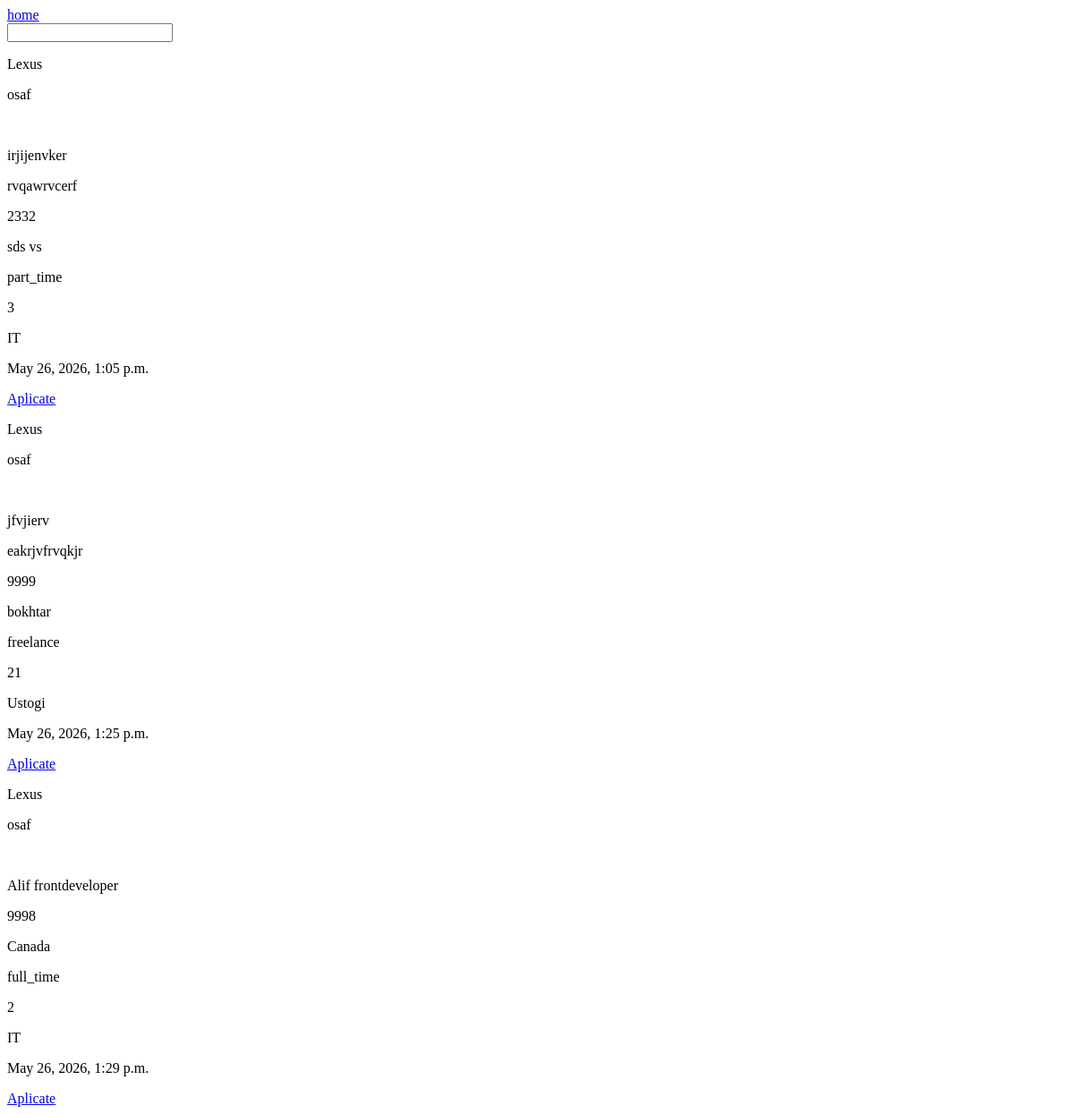
/all_jobs/, run on an earlier commit of the app's database.
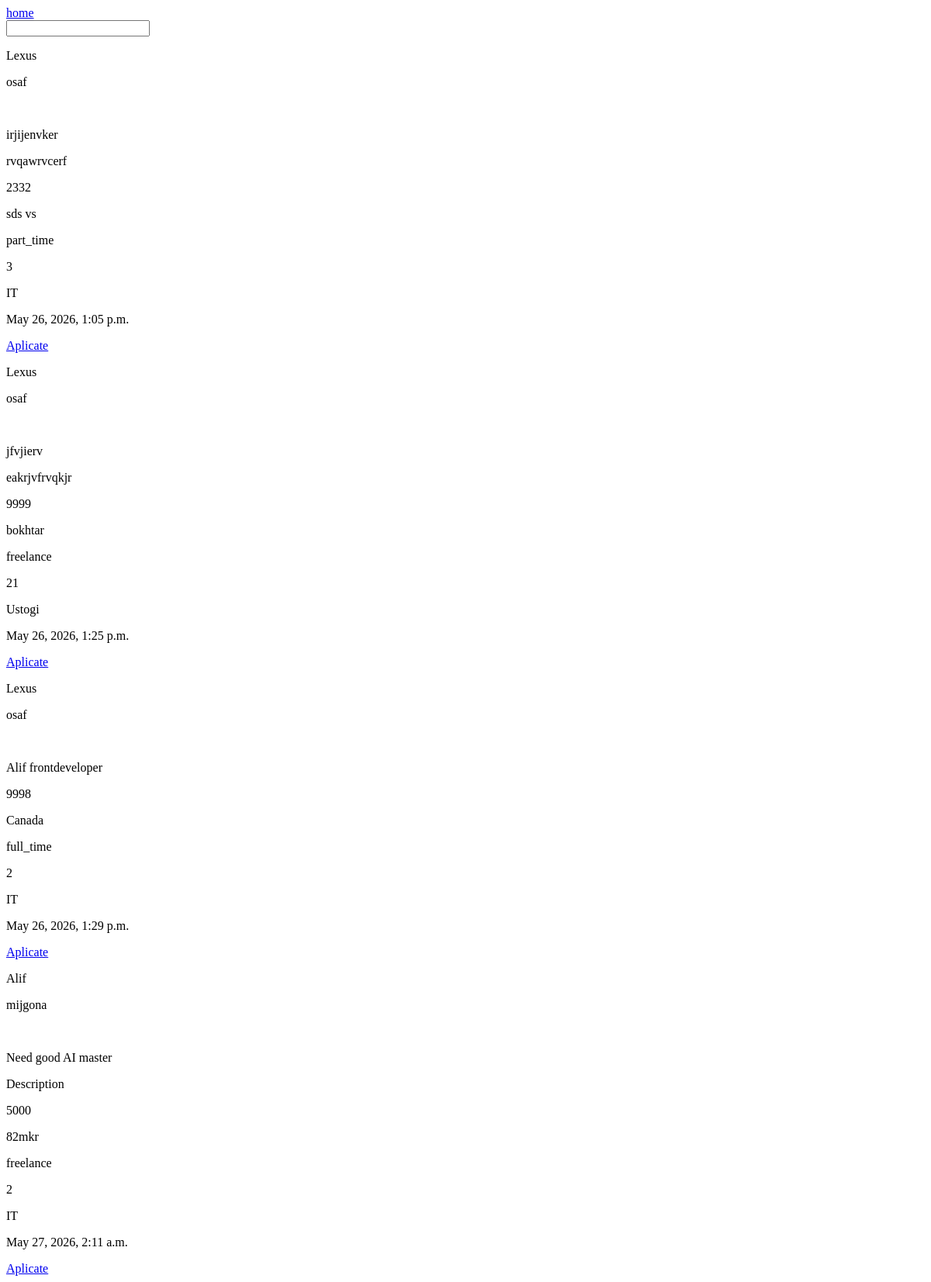
And on a later commit of the database.
### work/models.py (models this page shows, shortened)
class Job(models.Model):
    JOB_TYPE = [
        ('full_time', 'Full time'),
        ('part_time', 'Part time'),
        ('freelance', 'Freelance')
    ]
    company = models.ForeignKey(Emploeer, on_delete=models.CASCADE)
    title = models.CharField(max_length=25)
    description = models.TextField()
    sallary = models.PositiveIntegerField()
    location = models.CharField(max_length=50)
    job_type = models.CharField(max_length=25, choices=JOB_TYPE)
    exp_req = models.PositiveIntegerField()
    category = models.ForeignKey(Category, on_delete=models.CASCADE)
    created_at = models.DateTimeField(auto_now_add=True)

class Emploeer(models.Model):
    user = models.OneToOneField(User, on_delete=models.CASCADE)
    company_name = models.CharField(max_length=50)
    about = models.TextField()
    logo = models.ImageField(upload_to='companylogos/')
    location = models.CharField(max_length=50)
    create_at = models.DateTimeField(auto_now_add=True)
    is_creat = models.BooleanField(default=False, null=True, blank=True)

class Category(models.Model):
    name = models.CharField(max_length=50)

### accounts/models.py (models this page shows, shortened)
class User(AbstractUser):
    role_choice =[
        ('seeker', 'Seeker'),
        ('employer', 'Employer')
    ]
    role = models.CharField(max_length=25, choices=role_choice, null=True, blank=True )
    age = models.PositiveIntegerField(null=True, blank=True)
    phone = models.CharField(max_length=13,null=True, blank=True)
    adress = models.CharField(max_length=30, null=True, blank=True)
    img = models.ImageField(upload_to='users/', default='users/def.jpg',null=True, blank=True)
    create_at = models.DateTimeField(auto_now_add=True)

### work/views.py (the view)
# urls.py: path('all_jobs/', views.all_jobs, name='all_jobs'),
def all_jobs(request):
    j = Job.objects.select_related('company', 'category')
    return render(request, 'work/all_jobs.html', context={'j' : j})

### templates/work/all_jobs.html (shortened to what this page needs)
<!DOCTYPE html>
<html lang="en">
<head>
</head>
<body>
    <a href="{% url 'home' %}">home</a>
    <form action="{% url 'search' %}" method="get">
        <input type="text" name="q">
    </form>
    {% for i in j %}
        <p>{{i.company.company_name}}</p>
        <p>{{i.company.user.username}}</p>
        <p>{{i.title}}</p>
        <p>{{i.description}}</p>
        <p>{{i.sallary}}</p>
        <p>{{i.location}}</p>
        <p>{{i.job_type}}</p>
        <p>{{i.exp_req}}</p>
        <p>{{i.category.name}}</p>
        <p>{{i.created_at}}</p>
        <div>
            <a href="{% url 'aplicate' i.id %}">Aplicate</a>
        </div>
    {% endfor %}
</body>
</html>

What changed in the data, as far as the page shows it:
added Job: company.company_name "Alif", company.user.username "mijgona", title "Need good AI master", description "Description", sallary "5000", location "82mkr", job_type "freelance", exp_req "2", category.name "IT", created_at "May 27, 2026, 2:11 a.m."
